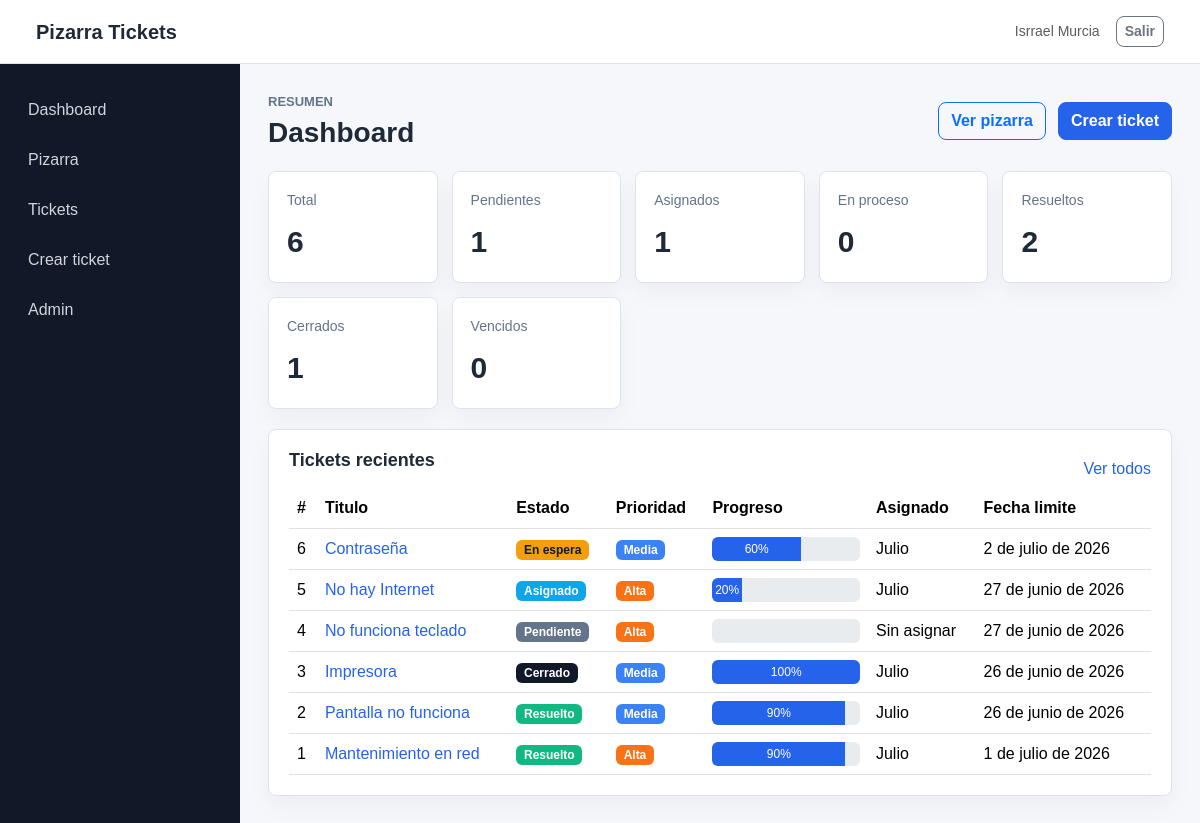
Screenshot of / (signed in) with the database file from the repository.
### tickets/models.py (models this page shows, shortened)
class Ticket(models.Model):
    class Priority(models.TextChoices):
        LOW = 'low', 'Baja'
        MEDIUM = 'medium', 'Media'
        HIGH = 'high', 'Alta'
        URGENT = 'urgent', 'Urgente'
    class Status(models.TextChoices):
        PENDING = 'pending', 'Pendiente'
        ASSIGNED = 'assigned', 'Asignado'
        IN_PROGRESS = 'in_progress', 'En proceso'
        ON_HOLD = 'on_hold', 'En espera'
        RESOLVED = 'resolved', 'Resuelto'
        CLOSED = 'closed', 'Cerrado'
        CANCELED = 'canceled', 'Cancelado'
    AUTO_PROGRESS = {
        Status.PENDING: 0,
        Status.ASSIGNED: 20,
        Status.IN_PROGRESS: 50,
        Status.ON_HOLD: 60,
        Status.RESOLVED: 90,
        Status.CLOSED: 100,
        Status.CANCELED: 0,
    }
    title = models.CharField('titulo', max_length=180)
    description = models.TextField('descripcion')
    category = models.CharField('categoria', max_length=120)
    priority = models.CharField(
        'prioridad',
        max_length=20,
        choices=Priority.choices,
        default=Priority.MEDIUM,
    )
    status = models.CharField(
        'estado',
        max_length=20,
        choices=Status.choices,
        default=Status.PENDING,
    )
    progress = models.PositiveSmallIntegerField(
        'progreso',
        default=0,
        validators=[MinValueValidator(0), MaxValueValidator(100)],
    )
    created_by = models.ForeignKey(
        settings.AUTH_USER_MODEL,
        on_delete=models.PROTECT,
        related_name='created_tickets',
        verbose_name='creado por',
    )
    assigned_to = models.ForeignKey(
        settings.AUTH_USER_MODEL,
        on_delete=models.SET_NULL,
        related_name='assigned_tickets',
        verbose_name='asignado a',
        blank=True,
        null=True,
    )
    due_date = models.DateField('fecha limite', blank=True, null=True)
    resolved_at = models.DateTimeField('fecha de resolucion', blank=True, null=True)
    closed_at = models.DateTimeField('fecha de cierre', blank=True, null=True)
    is_active = models.BooleanField('activo', default=True)
    created_at = models.DateTimeField('fecha de creacion', auto_now_add=True)
    updated_at = models.DateTimeField('ultima actualizacion', auto_now=True)
    class Meta:
        ordering = ('-created_at',)
        verbose_name = 'ticket'
        verbose_name_plural = 'tickets'
    def get_absolute_url(self):
        return reverse('tickets:detail', kwargs={'pk': self.pk})
    @property
    def is_overdue(self):
        from django.utils import timezone
        return bool(
            self.due_date
            and self.due_date < timezone.localdate()
            and self.status not in {self.Status.RESOLVED, self.Status.CLOSED, self.Status.CANCELED}
        )

### dashboard/views.py (the view)
# urls.py: path('', DashboardView.as_view(), name='index'),
class DashboardView(LoginRequiredMixin, TemplateView):
    template_name = 'dashboard/index.html'
    def get_base_queryset(self):
        role = get_role(self.request.user)
        queryset = Ticket.objects.select_related('created_by', 'assigned_to')
        if role in {Profile.Role.SUPERVISOR, Profile.Role.ADMIN}:
            return queryset
        if role == Profile.Role.TECHNICIAN:
            return queryset.filter(assigned_to=self.request.user)
        return queryset.filter(created_by=self.request.user)
    def get_context_data(self, **kwargs):
        context = super().get_context_data(**kwargs)
        queryset = self.get_base_queryset()
        role = get_role(self.request.user)
        context['role'] = role
        context['stats'] = {
            'total': queryset.count(),
            'pending': queryset.filter(status=Ticket.Status.PENDING).count(),
            'assigned': queryset.filter(status=Ticket.Status.ASSIGNED).count(),
            'in_progress': queryset.filter(status=Ticket.Status.IN_PROGRESS).count(),
            'on_hold': queryset.filter(status=Ticket.Status.ON_HOLD).count(),
            'resolved': queryset.filter(status=Ticket.Status.RESOLVED).count(),
            'closed': queryset.filter(status=Ticket.Status.CLOSED).count(),
            'overdue': sum(1 for ticket in queryset if ticket.is_overdue),
        }
        context['recent_tickets'] = queryset[:8]
        context['by_priority'] = queryset.values('priority').annotate(total=Count('id')).order_by('priority')
        context['by_technician'] = (
            queryset.filter(assigned_to__isnull=False)
            .values('assigned_to__username')
            .annotate(total=Count('id'))
            .order_by('assigned_to__username')
        )
        return context

### tickets/permissions.py (called while the page is built)
def get_role(user):
    if not user.is_authenticated:
        return None
    if user.is_superuser:
        return Profile.Role.ADMIN
    profile = getattr(user, 'profile', None)
    return profile.role if profile else Profile.Role.USER

### templates/dashboard/index.html (shortened to what this page needs)
{% extends 'base.html' %}
{% block content %}
<div class="page-header">
    <div>
        <p class="eyebrow">Resumen</p>
        <h1>Dashboard</h1>
    </div>
    <div class="button-row">
        <a class="btn btn-outline-primary" href="{% url 'dashboard:board' %}">Ver pizarra</a>
        <a class="btn btn-primary" href="{% url 'tickets:create' %}">Crear ticket</a>
    </div>
</div>
<div class="stats-grid">
    <div class="stat-card"><span>Total</span><strong>{{ stats.total }}</strong></div>
    <div class="stat-card"><span>Pendientes</span><strong>{{ stats.pending }}</strong></div>
    <div class="stat-card"><span>Asignados</span><strong>{{ stats.assigned }}</strong></div>
    <div class="stat-card"><span>En proceso</span><strong>{{ stats.in_progress }}</strong></div>
    <div class="stat-card"><span>Resueltos</span><strong>{{ stats.resolved }}</strong></div>
    <div class="stat-card"><span>Cerrados</span><strong>{{ stats.closed }}</strong></div>
    <div class="stat-card"><span>Vencidos</span><strong>{{ stats.overdue }}</strong></div>
</div>
<div class="panel">
    <div class="panel-header">
        <h2>Tickets recientes</h2>
        <a href="{% url 'tickets:list' %}">Ver todos</a>
    </div>
    {% include 'tickets/partials/ticket_table.html' with tickets=recent_tickets %}
</div>
{% endblock %}

### templates/partials/navbar.html (shortened to what this page needs)
<nav class="navbar navbar-expand-lg app-navbar">
    <div class="container-fluid">
        <a class="navbar-brand" href="{% url 'dashboard:index' %}">Pizarra Tickets</a>
        <div class="d-flex align-items-center gap-3">
            <span class="text-muted small">{{ user.get_full_name|default:user.username }}</span>
            <form method="post" action="{% url 'logout' %}">
                <button class="btn btn-outline-secondary btn-sm" type="submit">Salir</button>
            </form>
        </div>
    </div>
</nav>

### templates/tickets/partials/ticket_table.html
<div class="table-responsive">
    <table class="table align-middle">
        <thead>
        <tr>
            <th>#</th>
            <th>Titulo</th>
            <th>Estado</th>
            <th>Prioridad</th>
            <th>Progreso</th>
            <th>Asignado</th>
            <th>Fecha limite</th>
        </tr>
        </thead>
        <tbody>
        {% for ticket in tickets %}
            <tr>
                <td>{{ ticket.id }}</td>
                <td><a href="{{ ticket.get_absolute_url }}">{{ ticket.title }}</a></td>
                <td><span class="badge status-{{ ticket.status }}">{{ ticket.get_status_display }}</span></td>
                <td><span class="badge priority-{{ ticket.priority }}">{{ ticket.get_priority_display }}</span></td>
                <td>
                    <div class="progress compact-progress" role="progressbar" aria-valuenow="{{ ticket.progress }}" aria-valuemin="0" aria-valuemax="100">
                        <div class="progress-bar" style="width: {{ ticket.progress }}%">{{ ticket.progress }}%</div>
                    </div>
                </td>
                <td>{{ ticket.assigned_to|default:'Sin asignar' }}</td>
                <td>{{ ticket.due_date|default:'-' }}</td>
            </tr>
        {% empty %}
            <tr><td colspan="7" class="text-center text-muted py-4">No hay tickets para mostrar.</td></tr>
        {% endfor %}
        </tbody>
    </table>
</div>

### static/css/app.css (style rules this page uses)
:root { --bg: #f5f7fb; --panel: #ffffff; --line: #dce3ef; --text: #1f2937; --muted: #64748b; --primary: #2563eb; --primary-dark: #1d4ed8; }
body { background: var(--bg); color: var(--text); font-family: Arial, Helvetica, sans-serif; }
a { color: var(--primary); text-decoration: none; }
.btn { border-radius: 8px; font-weight: 700; }
.btn-primary { background: var(--primary); border-color: var(--primary); }
.table { margin-bottom: 0; }
.app-navbar { background: var(--panel); border-bottom: 1px solid var(--line); min-height: 64px; padding: 0 24px; }
.navbar-brand { color: var(--text); font-weight: 700; }
.page-header, .panel-header, .form-actions, .button-row, .filters { align-items: center; display: flex; gap: 12px; justify-content: space-between; }
.page-header { margin-bottom: 22px; }
.page-header h1, .login-panel h1 { font-size: 28px; font-weight: 700; margin: 0; }
.eyebrow { color: var(--muted); font-size: 13px; font-weight: 700; letter-spacing: 0; margin: 0 0 4px; text-transform: uppercase; }
.panel, .login-panel, .stat-card { background: var(--panel); border: 1px solid var(--line); border-radius: 8px; box-shadow: 0 10px 24px rgba(15, 23, 42, 0.04); }
.panel { margin-bottom: 20px; padding: 20px; }
.panel h2 { font-size: 18px; font-weight: 700; margin-bottom: 16px; }
.stats-grid { display: grid; gap: 14px; grid-template-columns: repeat(auto-fit, minmax(160px, 1fr)); margin-bottom: 20px; }
.stat-card { padding: 18px; }
.stat-card span { color: var(--muted); display: block; font-size: 14px; }
.stat-card strong { display: block; font-size: 30px; margin-top: 8px; }
.compact-progress { height: 24px; min-width: 130px; }
.progress-bar { background: var(--primary); }
.badge { font-weight: 700; }
.status-pending { background: #64748b; }
.status-assigned { background: #0ea5e9; }
.status-on_hold { background: #f59e0b; color: #111827; }
.status-resolved { background: #10b981; }
.status-closed { background: #111827; }
.priority-medium { background: #3b82f6; }
.priority-high { background: #f97316; }

### rows the page displays
Ticket: id "6", title "Contraseña", status "En espera", priority "Media", progress "60", assigned_to "Julio", due_date "2 de julio de 2026"
Ticket: id "5", title "No hay Internet", status "Asignado", priority "Alta", progress "20", assigned_to "Julio", due_date "27 de junio de 2026"
Ticket: id "4", title "No funciona teclado", status "Pendiente", priority "Alta", {{ ticket.progress }} 0 (drawn), assigned_to "Sin asignar", due_date "27 de junio de 2026"
Ticket: id "3", title "Impresora", status "Cerrado", priority "Media", progress "100", assigned_to "Julio", due_date "26 de junio de 2026"
Ticket: id "2", title "Pantalla no funciona", status "Resuelto", priority "Media", progress "90", assigned_to "Julio", due_date "26 de junio de 2026"
Ticket: id "1", title "Mantenimiento en red", status "Resuelto", priority "Alta", progress "90", assigned_to "Julio", due_date "1 de julio de 2026"

### other values shown
{{ user.get_full_name|default:user.username }} "Isrrael Murcia"
{{ stats.total }} "6"
{{ stats.pending }} "1"
{{ stats.assigned }} "1"
{{ stats.in_progress }} "0"
{{ stats.resolved }} "2"
{{ stats.closed }} "1"
{{ stats.overdue }} "0"
